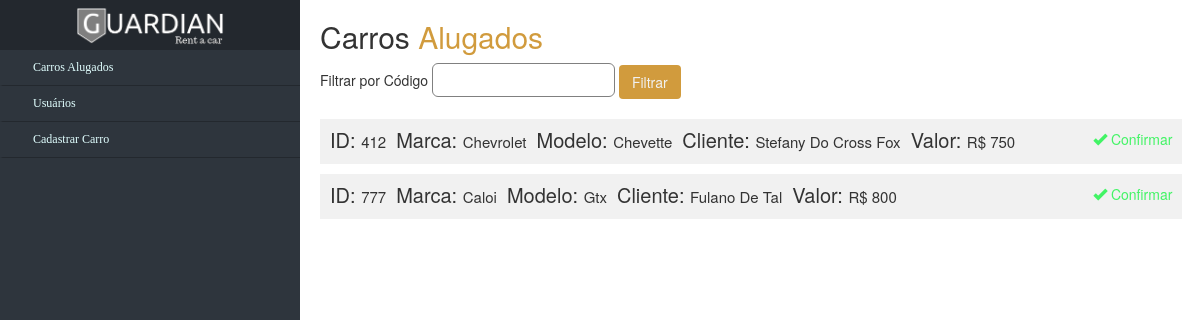
The page /Views/funcionario/dashboard.php on the database as committed earlier.
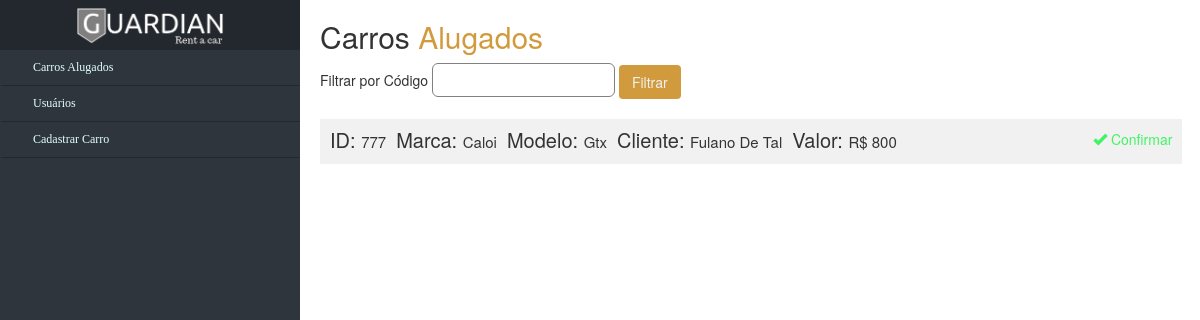
The same page on the database as committed later.
### tables this page shows
CREATE TABLE `tb_locacao` (
  `id` int(11) NOT NULL,
  `car_id` int(11) NOT NULL,
  `client_id` int(11) NOT NULL,
  `value` float NOT NULL,
  `status` varchar(20) NOT NULL,
  `rent_date` date NOT NULL,
  `return_date` date NOT NULL,
  `car_brand` varchar(30) NOT NULL,
  `car_model` varchar(30) NOT NULL,
  `client_name` varchar(100) NOT NULL
);

### Views/funcionario/dashboard.php (the view, shortened to what this page needs)
<?php
    include('../../Config/config.php');
?>
<!DOCTYPE html>
<html lang="pt-br">
<head>
    <link rel="stylesheet" href="../../Assets/bootstrap-3.3.7-dist/css/bootstrap.min.css">
    <link rel="stylesheet" href="../../Assets/css/dashboard.css">
</head>
<body>
    <div class="nav-side-menu">
        <div class="brand">
            <img src="../../Assets/img/logo_bg_none.png" width="150rem" alt="logo">
        </div>
        <div class="menu-list">
            <ul id="menu-content" class="menu-content collapse out">
                <li>
                    <a href="#">
                        <i class="fa fa-gift fa-lg"></i> Carros Alugados
                    </a>
                </li>
                <li>
                    <a href="listar_usuarios.php">
                        <i class="fa fa-user fa-lg"></i> Usuários
                    </a>
                </li>
                <li>
                    <a href="../carro/cadastrar_carro.php">
                        <i class="fa fa-user fa-lg"></i> Cadastrar Carro
                    </a>
                </li>
            </ul>
        </div>
    </div>
    <main>
        <div class="rent-header">
            <h2>Carros <span style="color: #d19b3d;">Alugados</span></h2>
            <form action="#" method="POST">
                <span>Filtrar por Código</span>
                <input type="text" name="rent_id" class="code-input" id="id_locacao">
                <input type="submit" class="btn btn-custom" value="Filtrar">
            </form>
        </div>
        <div id="card-wrapper">
            <?php
                if(isset($_POST['rent_id'])){
                    $sql = "SELECT * FROM tb_locacao WHERE status = 'pendente' AND id = ".$_POST['rent_id'];
                } else {
                    $sql = "SELECT * FROM tb_locacao WHERE status = 'pendente' ";
                }
                $res_rented_cars = mysqli_query($CON, $sql);
                while ($row = $res_rented_cars->fetch_assoc()) {
                    $x = $row['id'];
                    echo '<div class="card-carro">';
                    echo '<h3>ID: </h3> <p>'.$row['id'].'</p>';
                    echo '<h3>Marca: </h3> <p>'.ucwords($row['car_brand']).'</p>';
                    echo '<h3>Modelo: </h3> <p>'.ucwords($row['car_model']).'</p>';
                    echo '<h3>Cliente: </h3> <p>'.ucwords($row['client_name']).'</p>';
                    echo '<h3>Valor: </h3> <p>R$ '.$row['value'].'</p>';
                    echo '<div class="icons">';
                    echo '<a href="pagamento_locacao.php?x='.$x.'"><i class="glyphicon glyphicon-ok"></i> Confirmar</a>';
                    echo '</div></div>';
                }
            ?>
        </div>
    </main>
</body>
</html>

Rows that differ between the two databases and show on the page:
no longer on this page (row edited): tb_locacao: id "412", car_brand "Chevrolet", car_model "Chevette", client_name "Stefany Do Cross Fox", value "750"
